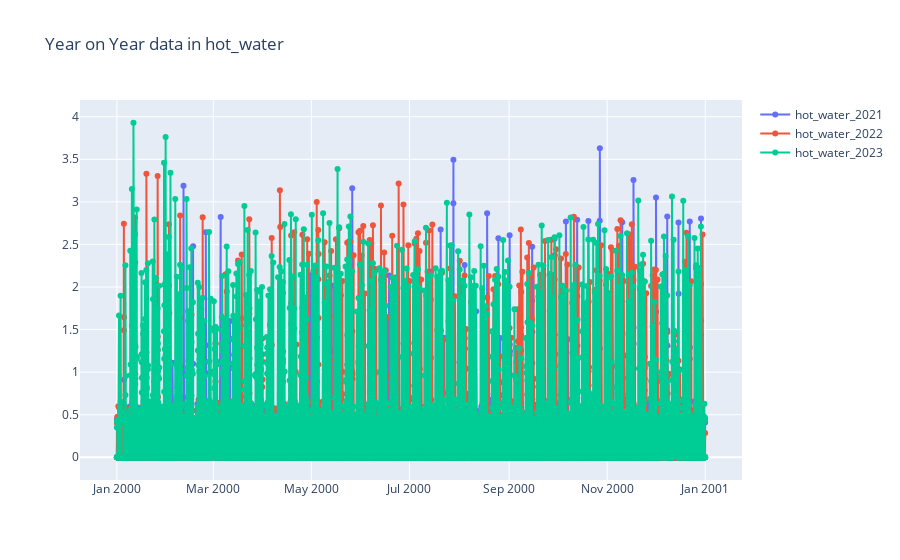

The code cell stored with this chart in its notebook:
### Code cell
for col in ["hot_water"]:
    year_2021 = get_year_split(data, 2021, col).reset_index(drop=1)
    year_2022 = get_year_split(data, 2022, col).reset_index(drop=1)
    year_2023 = get_year_split(data, 2023, col).reset_index(drop=1)

    common_cols = ["time", "day", "month"]
    tmp1 = year_2021.merge(year_2022, on=common_cols, how="left").merge(year_2023, on=common_cols, how="left")

    def get_key_time(row):
        return datetime(
            year=2000,
            day=row["day"],
            month=row["month"],
            second=row["time"].second,
            hour=row["time"].hour,
            minute=row["time"].minute
        )
    
    tmp1.loc[:, "keytime"] = tmp1.apply(get_key_time, axis=1)

    fig = go.Figure()
    fig.add_trace(go.Scatter(x=tmp1["keytime"].to_numpy(), y=tmp1[f"{col}_2021"].to_numpy(),
                        mode='lines+markers',
                        name=f'{col}_2021'))
    fig.add_trace(go.Scatter(x=tmp1["keytime"].to_numpy(), y=tmp1[f"{col}_2022"].to_numpy(),
                        mode='lines+markers',
                        name=f'{col}_2022'))
    fig.add_trace(go.Scatter(x=tmp1["keytime"].to_numpy(), y=tmp1[f"{col}_2023"].to_numpy(),
                        mode='lines+markers',
                        name=f'{col}_2023'))

    fig.update_layout(title_text=f"Year on Year data in {col}")
    fig.show()

### Figure 1 — Plotly figure (JSON) as saved in the notebook; plotly's stock layout.template omitted (floating-point values rounded to 4 significant figures; data arrays with more than 128 entries replaced by an {"elided": "..."} marker saying what was removed)
{"data": [{"mode": "lines+markers", "name": "hot_water_2021", "type": "scatter", "x": {"elided": "8760 str values"}, "y": {"elided": "8760 float values"}}, {"mode": "lines+markers", "name": "hot_water_2022", "type": "scatter", "x": {"elided": "8760 str values"}, "y": {"elided": "8760 float values"}}, {"mode": "lines+markers", "name": "hot_water_2023", "type": "scatter", "x": {"elided": "8760 str values"}, "y": {"elided": "8760 float values"}}], "layout": {"title": {"text": "Year on Year data in hot_water"}}}
